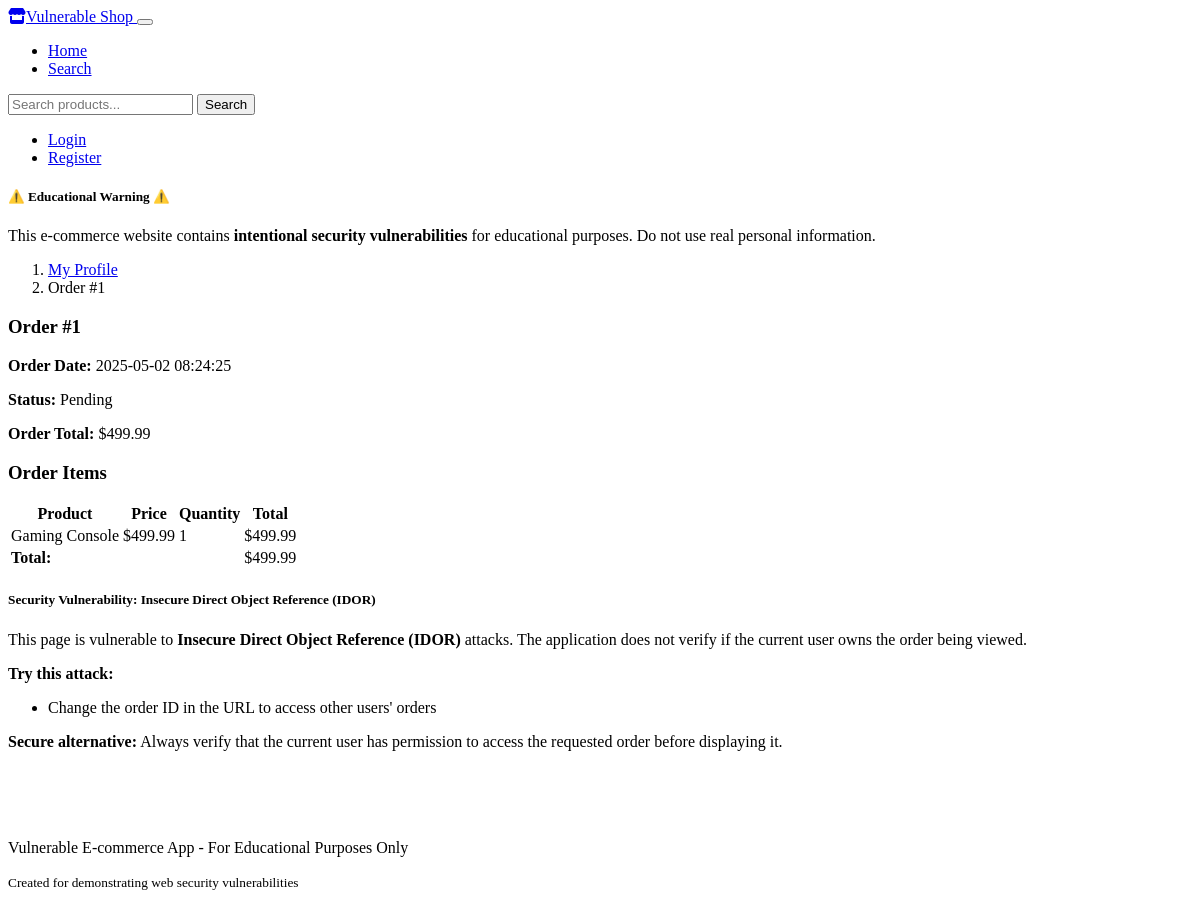
Page /order/1 on the committed database.
### tables this page shows
CREATE TABLE orders (
    id INTEGER PRIMARY KEY AUTOINCREMENT,
    user_id INTEGER,
    total_amount REAL NOT NULL,
    status TEXT NOT NULL,
    created_at TIMESTAMP DEFAULT CURRENT_TIMESTAMP,
    FOREIGN KEY (user_id) REFERENCES users (id)
);

CREATE TABLE order_items (
    id INTEGER PRIMARY KEY AUTOINCREMENT,
    order_id INTEGER,
    product_id INTEGER,
    quantity INTEGER NOT NULL,
    price REAL NOT NULL,
    FOREIGN KEY (order_id) REFERENCES orders (id),
    FOREIGN KEY (product_id) REFERENCES products (id)
);

CREATE TABLE products (
    id INTEGER PRIMARY KEY AUTOINCREMENT,
    name TEXT NOT NULL,
    description TEXT,
    price REAL NOT NULL,
    stock INTEGER NOT NULL,
    image_url TEXT
);

### app.py (the view)
@app.route('/order/<int:order_id>')
def view_order(order_id):
    order = query_db('SELECT * FROM orders WHERE id = ?', [order_id], one=True)
    if not order:
        flash('Order not found')
        return redirect(url_for('profile'))
    items = query_db('''
        SELECT oi.*, p.name
        FROM order_items oi
        JOIN products p ON oi.product_id = p.id
        WHERE oi.order_id = ?
    ''', [order_id])
    return render_template('order.html', order=order, items=items)

### app.py (called while the page is built)
def get_db():
    db = getattr(g, '_database', None)
    if db is None:
        db = g._database = sqlite3.connect(DATABASE)
        db.row_factory = sqlite3.Row
    return db

def query_db(query, args=(), one=False):
    cur = get_db().execute(query, args)
    rv = cur.fetchall()
    cur.close()
    return (rv[0] if rv else None) if one else rv

@app.teardown_appcontext
def close_connection(exception):
    db = getattr(g, '_database', None)
    if db is not None:
        db.close()

### templates/order.html (shortened to what this page needs)
{% extends "layout.html" %}
{% block content %}
<div class="row">
    <div class="col-md-12">
        <nav aria-label="breadcrumb">
            <ol class="breadcrumb">
                {% if session.is_admin %}
                <li class="breadcrumb-item"><a href="{{ url_for('admin') }}">Admin Dashboard</a></li>
                <li class="breadcrumb-item"><a href="{{ url_for('admin_orders') }}">Orders</a></li>
                {% else %}
                <li class="breadcrumb-item"><a href="{{ url_for('profile') }}">My Profile</a></li>
                {% endif %}
                <li class="breadcrumb-item active" aria-current="page">Order #{{ order.id }}</li>
            </ol>
        </nav>
    </div>
</div>
<div class="row">
    <div class="col-md-12">
        <div class="card mb-4">
            <div class="card-header">
                <h3>Order #{{ order.id }}</h3>
            </div>
            <div class="card-body">
                <div class="row">
                    <div class="col-md-6">
                        <p><strong>Order Date:</strong> {{ order.created_at }}</p>
                        <p><strong>Status:</strong>
                            <span class="badge {% if order.status == 'Completed' %}bg-success{% elif order.status == 'Pending' %}bg-warning{% else %}bg-secondary{% endif %}">
                                {{ order.status }}
                            </span>
                        </p>
                    </div>
                    <div class="col-md-6 text-md-end">
                        <p><strong>Order Total:</strong> ${{ "%.2f"|format(order.total_amount) }}</p>
                    </div>
                </div>
            </div>
        </div>
        <div class="card">
            <div class="card-header">
                <h3>Order Items</h3>
            </div>
            <div class="card-body">
                {% if items %}
                <div class="table-responsive">
                    <table class="table">
                        <thead>
                            <tr>
                                <th>Product</th>
                                <th>Price</th>
                                <th>Quantity</th>
                                <th>Total</th>
                            </tr>
                        </thead>
                        <tbody>
                            {% for item in items %}
                            <tr>
                                <td>{{ item.name }}</td>
                                <td>${{ "%.2f"|format(item.price) }}</td>
                                <td>{{ item.quantity }}</td>
                                <td>${{ "%.2f"|format(item.price * item.quantity) }}</td>
                            </tr>
                            {% endfor %}
                        </tbody>
                        <tfoot>
                            <tr class="table-light">
                                <td colspan="3" class="text-end"><strong>Total:</strong></td>
                                <td>${{ "%.2f"|format(order.total_amount) }}</td>
                            </tr>
                        </tfoot>
                    </table>
                </div>
                {% else %}
                <p>No items found for this order.</p>
                {% endif %}
            </div>
        </div>
    </div>
</div>
<div class="row mt-4">
    <div class="col-md-12">
        <div class="card">
            <div class="card-header bg-warning text-dark">
                <h5>Security Vulnerability: Insecure Direct Object Reference (IDOR)</h5>
            </div>
            <div class="card-body">
                <p>This page is vulnerable to <strong>Insecure Direct Object Reference (IDOR)</strong> attacks. The application does not verify if the current user owns the order being viewed.</p>
                <p><strong>Try this attack:</strong></p>
                <ul>
                    <li>Change the order ID in the URL to access other users' orders</li>
                </ul>
                <p><strong>Secure alternative:</strong> Always verify that the current user has permission to access the requested order before displaying it.</p>
            </div>
        </div>
    </div>
</div>
{% endblock %}

### rows in the picture
orders: id "1", created_at "2025-05-02 08:24:25", status "Pending", total_amount "499.99"
order_items: name "Gaming Console", price "499.99", quantity "1", item.price*item.quantity "499.99"
